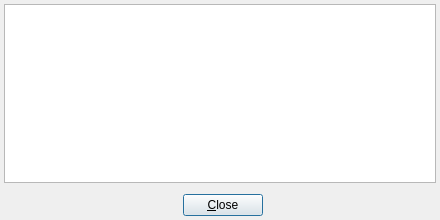
<?xml version="1.0" encoding="UTF-8"?>
<ui version="4.0">
 <class>PopupMessage</class>
 <widget class="QDialog" name="PopupMessage">
  <property name="windowModality">
   <enum>Qt::WindowModality::ApplicationModal</enum>
  </property>
  <property name="geometry">
   <rect>
    <x>0</x>
    <y>0</y>
    <width>440</width>
    <height>220</height>
   </rect>
  </property>
  <property name="sizePolicy">
   <sizepolicy hsizetype="Expanding" vsizetype="Expanding">
    <horstretch>1</horstretch>
    <verstretch>0</verstretch>
   </sizepolicy>
  </property>
  <property name="minimumSize">
   <size>
    <width>400</width>
    <height>220</height>
   </size>
  </property>
  <property name="maximumSize">
   <size>
    <width>520</width>
    <height>260</height>
   </size>
  </property>
  <property name="windowTitle">
   <string>AuTerm Message</string>
  </property>
  <property name="sizeGripEnabled">
   <bool>false</bool>
  </property>
  <property name="modal">
   <bool>true</bool>
  </property>
  <layout class="QGridLayout" name="gridLayout_2">
   <property name="leftMargin">
    <number>4</number>
   </property>
   <property name="topMargin">
    <number>4</number>
   </property>
   <property name="rightMargin">
    <number>4</number>
   </property>
   <property name="bottomMargin">
    <number>4</number>
   </property>
   <item row="0" column="0">
    <layout class="QGridLayout" name="gridLayout">
     <item row="3" column="0">
      <layout class="QHBoxLayout" name="horizontalLayout">
       <property name="leftMargin">
        <number>5</number>
       </property>
       <property name="topMargin">
        <number>5</number>
       </property>
       <item>
        <spacer name="horizontalSpacer">
         <property name="orientation">
          <enum>Qt::Orientation::Horizontal</enum>
         </property>
         <property name="sizeHint" stdset="0">
          <size>
           <width>40</width>
           <height>20</height>
          </size>
         </property>
        </spacer>
       </item>
       <item>
        <widget class="QPushButton" name="btn_Close">
         <property name="text">
          <string>&amp;Close</string>
         </property>
         <property name="default">
          <bool>true</bool>
         </property>
        </widget>
       </item>
       <item>
        <spacer name="horizontalSpacer_2">
         <property name="orientation">
          <enum>Qt::Orientation::Horizontal</enum>
         </property>
         <property name="sizeHint" stdset="0">
          <size>
           <width>40</width>
           <height>20</height>
          </size>
         </property>
        </spacer>
       </item>
      </layout>
     </item>
     <item row="0" column="0">
      <widget class="QPlainTextEdit" name="text_Message">
       <property name="font">
        <font>
         <family>Lucida Console</family>
         <pointsize>8</pointsize>
        </font>
       </property>
       <property name="undoRedoEnabled">
        <bool>false</bool>
       </property>
       <property name="readOnly">
        <bool>true</bool>
       </property>
      </widget>
     </item>
    </layout>
   </item>
  </layout>
 </widget>
 <resources/>
 <connections/>
</ui>
